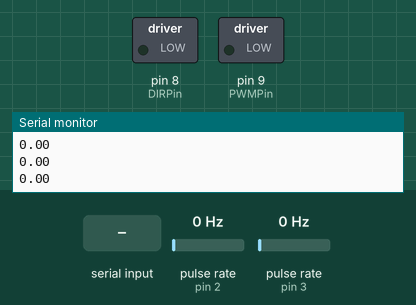
The sketch below on a simulated Arduino Uno, built with avr-gcc and run on an emulated ATmega328P. On the bench: switched loads named in the sketch (green lamp = pin HIGH), the last lines printed to the serial monitor. Wiring (inferred from the names in the program): 2 × pulse sensor: data pin 2 / data pin 3. The test bench sets the inputs (shaded band); at power-on: pulse rate (sensors on pin 2, pin 3) 0 Hz.

Above: at 1.2 s.
1.3 s: pulse rate (sensor on pin 2) set to 4 Hz
At 1.55 s:
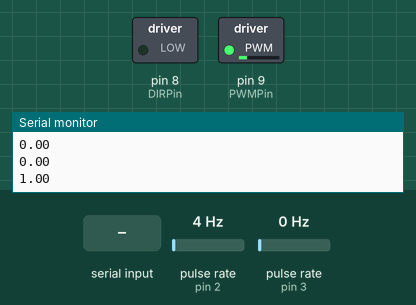
4.3 s: pulse rate (sensor on pin 3) set to 100 Hz
At 6.1 s:
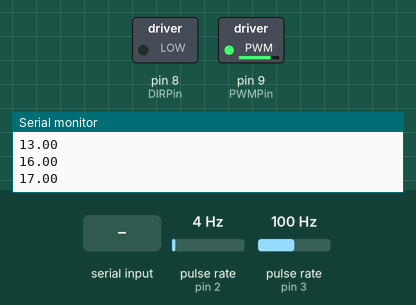
7.3 s: "5\n" received over Serial
At 7.7 s:
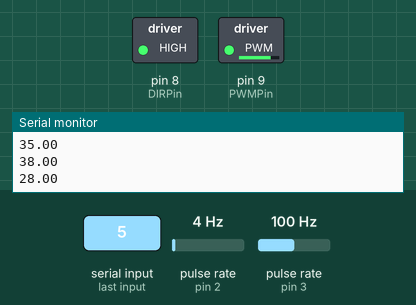
Timing chart, 0 to 10.3 s (numbered marks = the images above; inputs shaded):
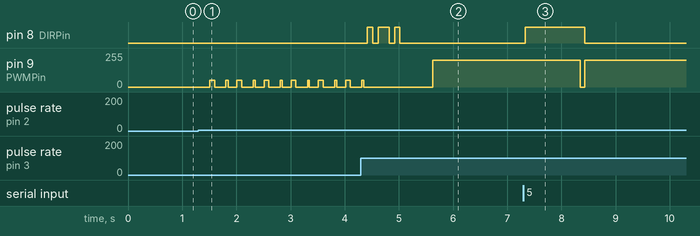

The sketch:

Encoder_Control.ino
```cpp
#define ENCODERPIN1 2
#define ENCODERPIN2 3
#define RESOLUTION 4920
#define PWMPin 9
#define DIRPin 8
#define DEGtoCOUNT(x) (RESOLUTION/360)*x
#define Delta(x,y,c) (((x-y)<c) || ((x-y)>-c)) ? 1 : 0
#define MtrDir(x) (x>0) ? 1 : 0

volatile int lastEncoded = 0;
volatile int rotations = 0;
volatile long encoderValue = 0;
volatile int position =  0;

int motorSpeed = 0;
boolean motorDir = LOW;

void updateEncoder()
{
	int MSB = digitalRead(ENCODERPIN1);
	int LSB = digitalRead(ENCODERPIN2);
	//converting the 2 pin value to single number
	int encoded = (MSB << 1) | LSB;
	//adding it to the previous encoded value
	int sum  = (lastEncoded << 2) | encoded;
	if (sum == 0b1101 || sum == 0b0100 || sum == 0b0010 || sum == 0b1011)
	encoderValue++;

	if (sum == 0b1110 || sum == 0b0111 || sum == 0b0001 || sum == 0b1000)
	encoderValue--;

	if (fabs(encoderValue - position) < 10)
	analogWrite(PWMPin, 0);

	//store this value for next time
	lastEncoded = encoded;
}

void MoveTo()
{
	int error = position - encoderValue;
	motorDir = MtrDir(error);
	digitalWrite(DIRPin, motorDir);
	Serial.println(fabs(error));
	if (fabs(error) > 10)
	{
		analogWrite(PWMPin, motorSpeed);
	}
	else if (fabs(error) > 0)
	{
		analogWrite(PWMPin, 50);
	}
	else
	{
		analogWrite(PWMPin, 0);
	}
}

void setup()
{
	//=================================================================//
	Serial.begin (9600);

	//=================================================================//
	pinMode(ENCODERPIN1, INPUT);
	pinMode(ENCODERPIN2, INPUT);
	pinMode(PWMPin, OUTPUT);
	pinMode(DIRPin, OUTPUT);

	//=================================================================//
	digitalWrite(ENCODERPIN1, HIGH); //turn pullup resistor on
	digitalWrite(ENCODERPIN2, HIGH); //turn pullup resistor on

	//=================================================================//
	//call updateEncoder() when any high/low changed seen
	attachInterrupt(0, updateEncoder, CHANGE);
	attachInterrupt(1, updateEncoder, CHANGE);
	//on interrupt 0 (pin 2), or interrupt 1 (pin 3)

	//=================================================================//
	motorSpeed = 200;
}

void loop()
{
	if (Serial.available())
		position = DEGtoCOUNT(Serial.parseInt());
	MoveTo();
	delay(100);
}
```

Measured:
- after the input at 1.3 s, pin 9 (PWMPin): 0/255 → 50/255 after 0.21 s, then repeats every 0.50 s: 0/255 0.21 s, 50/255 0.04 s, 0/255 0.16 s, 50/255 0.09 s
- after the input at 4.3 s, pin 8 (DIRPin): goes HIGH 0.10 s, LOW 0.10 s, HIGH 0.20 s, LOW 0.10 s, HIGH 0.10 s, then LOW, starting after 0.12 s
- after the input at 7.3 s, pin 8 (DIRPin): LOW → HIGH at once, → LOW 1.1 s later; pin 9 (PWMPin): 200/255 → 0/255 after 1.1 s, → 200/255 0.08 s later
